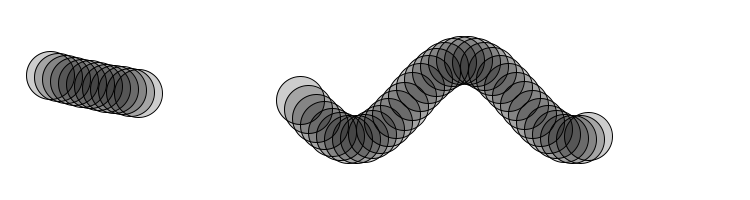
Frame 1 (no input)
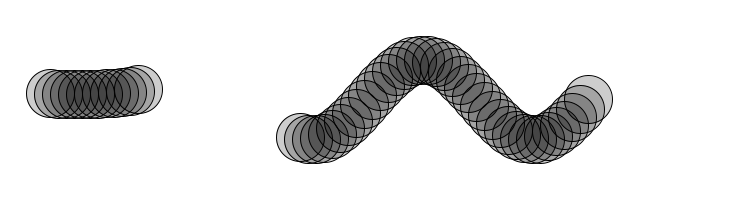
Frame 60 (the mouse pressed at the canvas centre just before this capture)
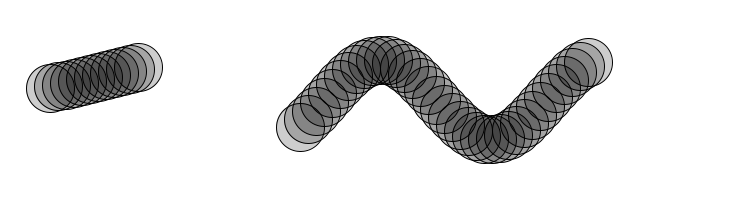
Frame 120 (the mouse held since frame 60 and released just before this capture)

The Processing sketch that drew these frames (run headless with seeded random() and noise(); from frame 60 on, the mouse is pressed at the canvas centre):

// Processing sketch: Exercise_3_10_OOPWave
// ── Exercise_3_10_OOPWave.pde
// Sine Wave
// Daniel Shiffman <http://www.shiffman.net>


// Two wave objects
Wave wave0;
Wave wave1;

void setup() {
  size(750,200);
  smooth();
  // Initialize a wave with starting point, width, amplitude, and period
  wave0 = new Wave(new PVector(50,75),100,20,500);
  wave1 = new Wave(new PVector(300,100),300,40,220);

}

void draw() {
  background(255);
  
  // Update and display waves
  wave0.calculate();
  wave0.display();
  
  wave1.calculate();
  wave1.display();


}



// ── Wave.pde
// The Nature of Code
// Daniel Shiffman
// http://natureofcode.com

class Wave {
  
  int xspacing = 8; // How far apart should each horizontal location be spaced
  int w;            // Width of entire wave
  
  PVector origin;          // Where does the wave's first point start
  float theta = 0.0;       // Start angle at 0
  float amplitude;         // Height of wave
  float period;            // How many pixels before the wave repeats
  float dx;                // Value for incrementing X, to be calculated as a function of period and xspacing
  float[] yvalues;         // Using an array to store height values for the wave (not entirely necessary)

  Wave(PVector o, int w_, float a, float p) {
    origin = o.get();
    w = w_;
    period = p;
    amplitude = a;
    dx = (TWO_PI / period) * xspacing;
    yvalues = new float[w/xspacing];
  }


  void calculate() {
    // Increment theta (try different values for 'angular velocity' here
    theta += 0.02;

    // For every x value, calculate a y value with sine function
    float x = theta;
    for (int i = 0; i < yvalues.length; i++) {
      yvalues[i] = sin(x)*amplitude;
      x+=dx;
    }
  }

  void display() {
    // A simple way to draw the wave with an ellipse at each location
    for (int x = 0; x < yvalues.length; x++) {
      stroke(0);
      fill(0,50);
      ellipseMode(CENTER);
      ellipse(origin.x+x*xspacing,origin.y+yvalues[x],48,48);
    }
  }
}
